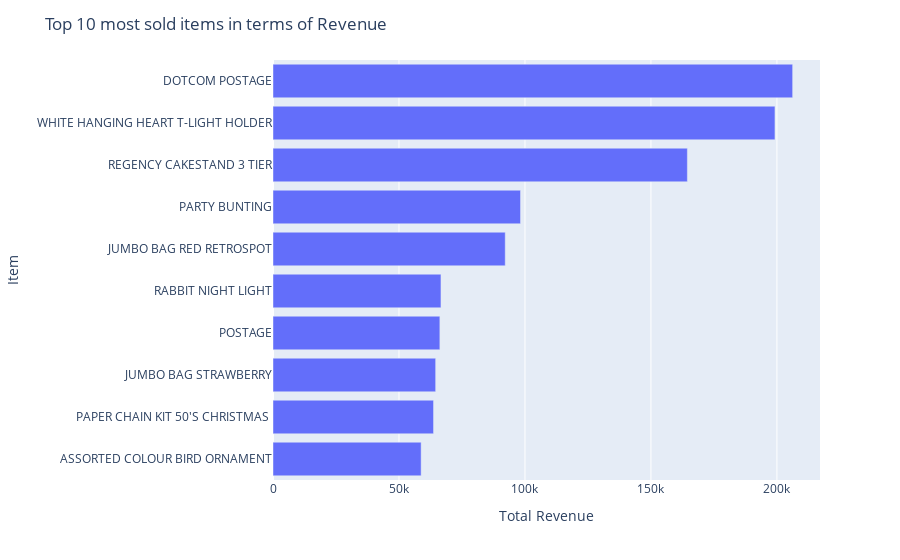

The notebook cell saved with this chart:
### Markdown cell above
Let's check the items with the most revenue:

### Code cell
top_10_revenue = orders_num_per_item.sort_values(by = 'total_revenue', ascending = False)[:10].sort_values(by = 'total_revenue')
fig = px.bar(
    top_10_revenue, 
    x = 'total_revenue',
    y = 'item_name',
    orientation = 'h',
    labels = {'total_revenue':'Total Revenue', 'item_name':'Item'})
fig.update_layout(title = 'Top 10 most sold items in terms of Revenue')

fig.show()

### Figure 1 — Plotly figure (JSON) as saved in the notebook; plotly's stock layout.template omitted (floating-point values rounded to 4 significant figures)
{"data": [{"alignmentgroup": "True", "hovertemplate": "Total Revenue=%{x}<br>Item=%{y}<extra></extra>", "legendgroup": "", "marker": {"color": "#636efa", "pattern": {"shape": ""}}, "name": "", "offsetgroup": "", "orientation": "h", "showlegend": false, "textposition": "auto", "type": "bar", "x": [58790.0, 63720.0, 64560.0, 66230.0, 66660.0, 92180.0, 98240.0, 164500.0, 199200.0, 206200.0], "xaxis": "x", "y": ["ASSORTED COLOUR BIRD ORNAMENT", "PAPER CHAIN KIT 50'S CHRISTMAS ", "JUMBO BAG STRAWBERRY", "POSTAGE", "RABBIT NIGHT LIGHT", "JUMBO BAG RED RETROSPOT", "PARTY BUNTING", "REGENCY CAKESTAND 3 TIER", "WHITE HANGING HEART T-LIGHT HOLDER", "DOTCOM POSTAGE"], "yaxis": "y"}], "layout": {"barmode": "relative", "legend": {"tracegroupgap": 0}, "margin": {"t": 60}, "title": {"text": "Top 10 most sold items in terms of Revenue"}, "xaxis": {"anchor": "y", "domain": [0, 1], "title": {"text": "Total Revenue"}}, "yaxis": {"anchor": "x", "domain": [0, 1], "title": {"text": "Item"}}}}
